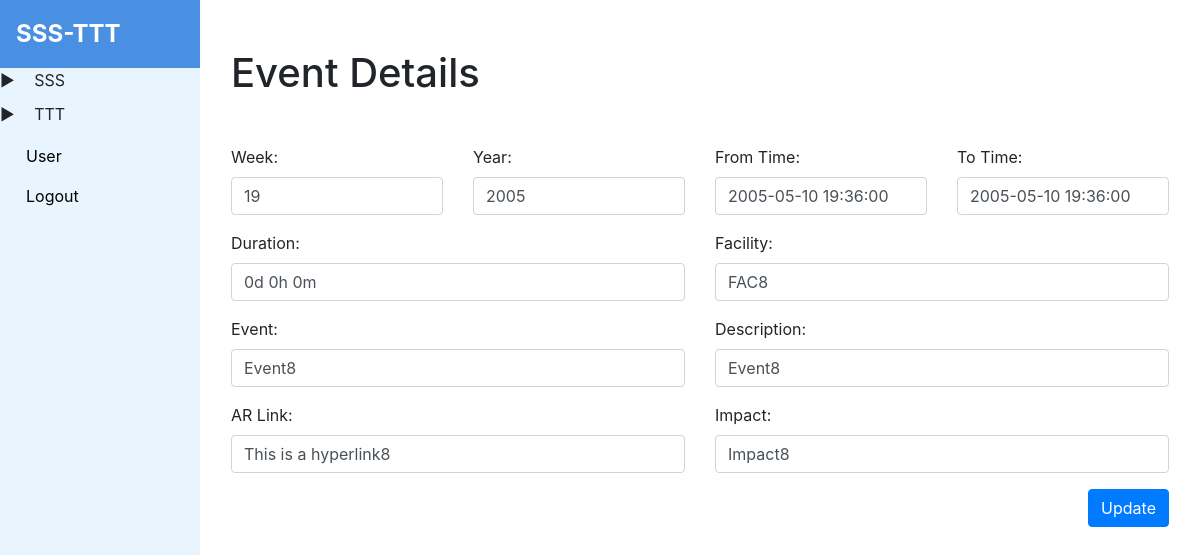
Page /event/update/26 (signed in) on the committed database.
### tables this page shows
CREATE TABLE 't_event' (
    'id' INTEGER PRIMARY KEY AUTOINCREMENT,
    'week' int(11) NOT NULL,
    'year' int(11) NOT NULL,
    't_time' varchar(1000) NOT NULL,
    'to' varchar(1000) NOT NULL,
    'duration' varchar(1000) NOT NULL,
    'facility' varchar(1000) NOT NULL,
    'event' varchar(1000) NOT NULL,
    'description' varchar(1000) NOT NULL,
    'ar_link' varchar(1000) NOT NULL,
    'impact' varchar(1000) NOT NULL
    );

### app.py (the view)
@app.route('/event/update/<int:event_id>')
@check_login
def event_update_view(event_id):
    data = get_record_by_table_name('t_event', event_id)
    return render_template('event/event_update.html', event=data, is_admin = session.get('user'))

### app.py (called while the page is built)
def check_login(f):
    @wraps(f)
    def decorated_function(*args, **kwargs):
        if session.get('user') is None:
            return redirect(url_for('login'))
        return f(*args, **kwargs)
    return decorated_function

### db_helper.py (called while the page is built)
def get_record_by_table_name(table_name: str, record_id: int):
    cursor = conn.cursor()
    cursor.execute(f'SELECT * FROM {table_name} WHERE id = {record_id}')
    result = cursor.fetchone()
    cursor.close()
    return result

### templates/event/event_update.html
{% extends 'base.html' %}
{% block content %}
  <div class="container my-5">
    <div class="row">
      <div class="col-12">
        <h1 class="text-start mb-5">Event Details</h1>
      </div>
    </div>
        <form method="POST" action="/api/event/update/{{event[0]}}">
          <div class="row">
            <div class="col-md-3">
              <div class="form-group">
                <label for="week">Week:</label>
                <input type="text" class="form-control" id="week" name="week" value="{{ event[1] }}">
              </div>
            </div>
            <div class="col-md-3">
              <div class="form-group">
                <label for="year">Year:</label>
                <input type="text" class="form-control" id="year" name="year" value="{{ event[2] }}">
              </div>
            </div>
            <div class="col-md-3">
              <div class="form-group">
                <label for="from_time">From Time:</label>
                <input type="text" class="form-control" id="t_time" name="t_time" value="{{ event[3] }}">
              </div>
            </div>
            <div class="col-md-3">
              <div class="form-group">
                <label for="to_time">To Time:</label>
                <input type="text" class="form-control" id="to" name="to" value="{{ event[4] }}">
              </div>
            </div>
          </div>
          <div class="row">
            <div class="col-md-6">
              <div class="form-group">
                <label for="duration">Duration:</label>
                <input type="text" class="form-control" id="duration" name="duration" value="{{ event[5] }}">
              </div>
            </div>
            <div class="col-md-6">
              <div class="form-group">
                <label for="facility">Facility:</label>
                <input type="text" class="form-control" id="facility" name="facility" value="{{ event[6] }}">
              </div>
            </div>
          </div>
          <div class="row">
            <div class="col-md-6">
              <div class="form-group">
                <label for="event">Event:</label>
                <input type="text" class="form-control" id="event" name="event" value="{{ event[7] }}">
              </div>
            </div>
            <div class="col-md-6">
              <div class="form-group">
                <label for="event">Description:</label>
                <input type="text" class="form-control" id="description" name="description" value="{{ event[7] }}">
              </div>
            </div>
          </div>
          <div class="row">
            <div class="col-md-6">
              <div class="form-group">
                <label for="event">AR Link:</label>
                <input type="text" class="form-control" id="ar_link" name="ar_link" value="{{ event[9] }}">
              </div>
            </div>
            <div class="col-md-6">
              <div class="form-group">
                <label for="ar_link">Impact:</label>
                <input type="text" class="form-control" id="impact" name="impact" value="{{ event[10] }}">
              </div>
            </div>
          </div>
          <div class="d-flex justify-content-end align-items-center">
            <button type="submit" class="btn btn-primary">Update</button>
          </div>
          </form>
  </div>
{% endblock %}

### rows in the picture
t_event: week "19", year "2005", t_time "2005-05-10 19:36:00", to "2005-05-10 19:36:00", duration "0d 0h 0m", facility "FAC8", event "Event8", description "Event8", ar_link "This is a hyperlink8", impact "Impact8"
